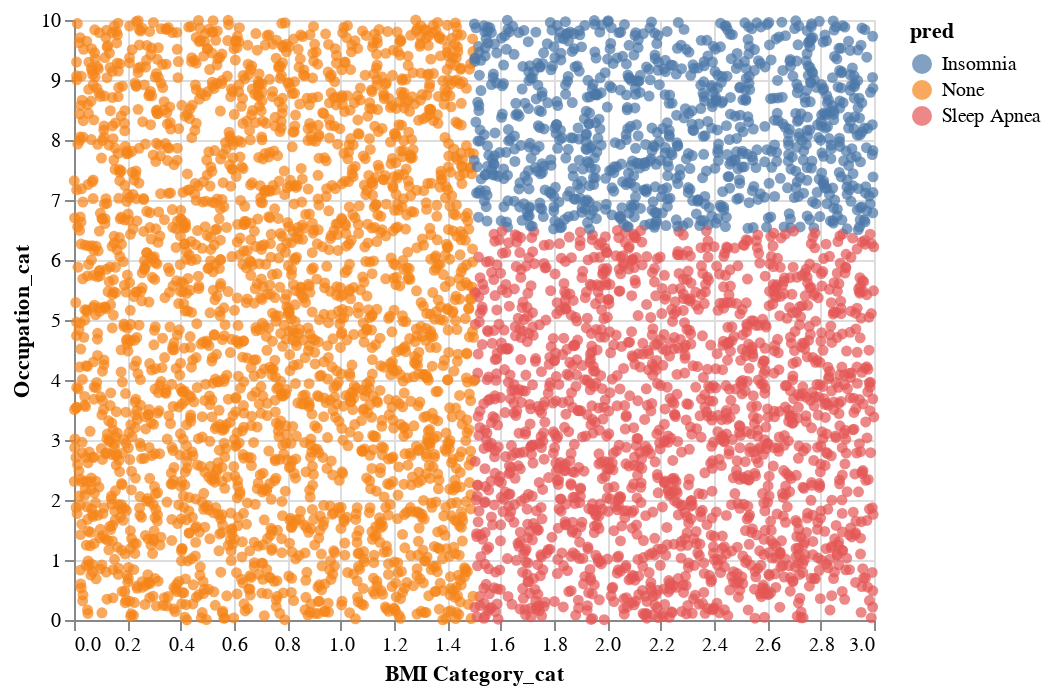

Source (notebook cell):
### Markdown cell above
Now we make the chart. This shows a decision tree with three leaf nodes (three regions).

### Code cell
alt.Chart(df3).mark_circle().encode(
    x = 'BMI Category_cat',
    y = 'Occupation_cat',
    color = 'pred'
)

### Figure 1 — Vega-Lite specification as saved in the notebook (floating-point values rounded to 4 significant figures; data arrays with more than 128 entries replaced by an {"elided": "..."} marker saying what was removed)
{"config": {"view": {"continuousWidth": 400, "continuousHeight": 300}}, "data": {"name": "data-41a1754185efbb1bef640fd01fe92705"}, "mark": "circle", "encoding": {"color": {"field": "pred", "type": "nominal"}, "x": {"field": "BMI Category_cat", "type": "quantitative"}, "y": {"field": "Occupation_cat", "type": "quantitative"}}, "$schema": "https://vega.github.io/schema/vega-lite/v4.17.0.json", "datasets": {"data-41a1754185efbb1bef640fd01fe92705": {"elided": "5000 records"}}}
